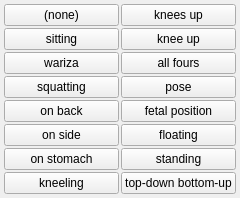
<?xml version="1.0" encoding="UTF-8"?>
<ui version="4.0">
 <class>posture_menu</class>
 <widget class="QWidget" name="posture_menu">
  <property name="geometry">
   <rect><x>0</x><y>0</y><width>240</width><height>60</height></rect>
  </property>
  <layout class="QGridLayout" name="grid">
   <property name="leftMargin"><number>4</number></property>
   <property name="topMargin"><number>4</number></property>
   <property name="rightMargin"><number>4</number></property>
   <property name="bottomMargin"><number>4</number></property>
   <property name="horizontalSpacing"><number>2</number></property>
   <property name="verticalSpacing"><number>2</number></property>
   <item row="0" column="0">
    <widget class="QPushButton" name="btn_none">
     <property name="text"><string>(none)</string></property>
    </widget>
   </item>
   <item row="1" column="0">
    <widget class="QPushButton" name="chk_sitting">
     <property name="checkable"><bool>true</bool></property>
     <property name="text"><string>sitting</string></property>
     <property name="tags" stdset="0"><string>sitting</string></property>
    </widget>
   </item>
   <item row="2" column="0">
    <widget class="QPushButton" name="chk_wariza">
     <property name="checkable"><bool>true</bool></property>
     <property name="text"><string>wariza</string></property>
     <property name="tags" stdset="0"><string>wariza</string></property>
    </widget>
   </item>
   <item row="3" column="0">
    <widget class="QPushButton" name="chk_squatting">
     <property name="checkable"><bool>true</bool></property>
     <property name="text"><string>squatting</string></property>
     <property name="tags" stdset="0"><string>squatting</string></property>
    </widget>
   </item>
   <item row="4" column="0">
    <widget class="QPushButton" name="chk_on_back">
     <property name="checkable"><bool>true</bool></property>
     <property name="text"><string>on back</string></property>
     <property name="tags" stdset="0"><string>on back</string></property>
    </widget>
   </item>
   <item row="5" column="0">
    <widget class="QPushButton" name="chk_on_side">
     <property name="checkable"><bool>true</bool></property>
     <property name="text"><string>on side</string></property>
     <property name="tags" stdset="0"><string>on side</string></property>
    </widget>
   </item>
   <item row="6" column="0">
    <widget class="QPushButton" name="chk_on_stomach">
     <property name="checkable"><bool>true</bool></property>
     <property name="text"><string>on stomach</string></property>
     <property name="tags" stdset="0"><string>on stomach</string></property>
    </widget>
   </item>
   <item row="7" column="0">
    <widget class="QPushButton" name="chk_kneeling">
     <property name="checkable"><bool>true</bool></property>
     <property name="text"><string>kneeling</string></property>
     <property name="tags" stdset="0"><string>kneeling</string></property>
    </widget>
   </item>
   <item row="0" column="1">
    <widget class="QPushButton" name="chk_knees_up">
     <property name="checkable"><bool>true</bool></property>
     <property name="text"><string>knees up</string></property>
     <property name="tags" stdset="0"><string>knees up</string></property>
    </widget>
   </item>
   <item row="1" column="1">
    <widget class="QPushButton" name="chk_knee_up">
     <property name="checkable"><bool>true</bool></property>
     <property name="text"><string>knee up</string></property>
     <property name="tags" stdset="0"><string>knee up</string></property>
    </widget>
   </item>
   <item row="2" column="1">
    <widget class="QPushButton" name="chk_all_fours">
     <property name="checkable"><bool>true</bool></property>
     <property name="text"><string>all fours</string></property>
     <property name="tags" stdset="0"><string>all fours</string></property>
    </widget>
   </item>
   <item row="3" column="1">
    <widget class="QPushButton" name="chk_pose">
     <property name="checkable"><bool>true</bool></property>
     <property name="text"><string>pose</string></property>
     <property name="tags" stdset="0"><string>pose</string></property>
    </widget>
   </item>
   <item row="4" column="1">
    <widget class="QPushButton" name="chk_fetal_position">
     <property name="checkable"><bool>true</bool></property>
     <property name="text"><string>fetal position</string></property>
     <property name="tags" stdset="0"><string>fetal position</string></property>
    </widget>
   </item>
   <item row="5" column="1">
    <widget class="QPushButton" name="chk_floating">
     <property name="checkable"><bool>true</bool></property>
     <property name="text"><string>floating</string></property>
     <property name="tags" stdset="0"><string>floating</string></property>
    </widget>
   </item>
   <item row="6" column="1">
    <widget class="QPushButton" name="chk_standing">
     <property name="checkable"><bool>true</bool></property>
     <property name="text"><string>standing</string></property>
     <property name="tags" stdset="0"><string>standing</string></property>
    </widget>
   </item>
   <item row="7" column="1">
    <widget class="QPushButton" name="chk_top_down_bottom_up">
     <property name="checkable"><bool>true</bool></property>
     <property name="text"><string>top-down bottom-up</string></property>
     <property name="tags" stdset="0"><string>top-down bottom-up</string></property>
    </widget>
   </item>
  </layout>
 </widget>
 <resources/>
 <connections/>
</ui>
